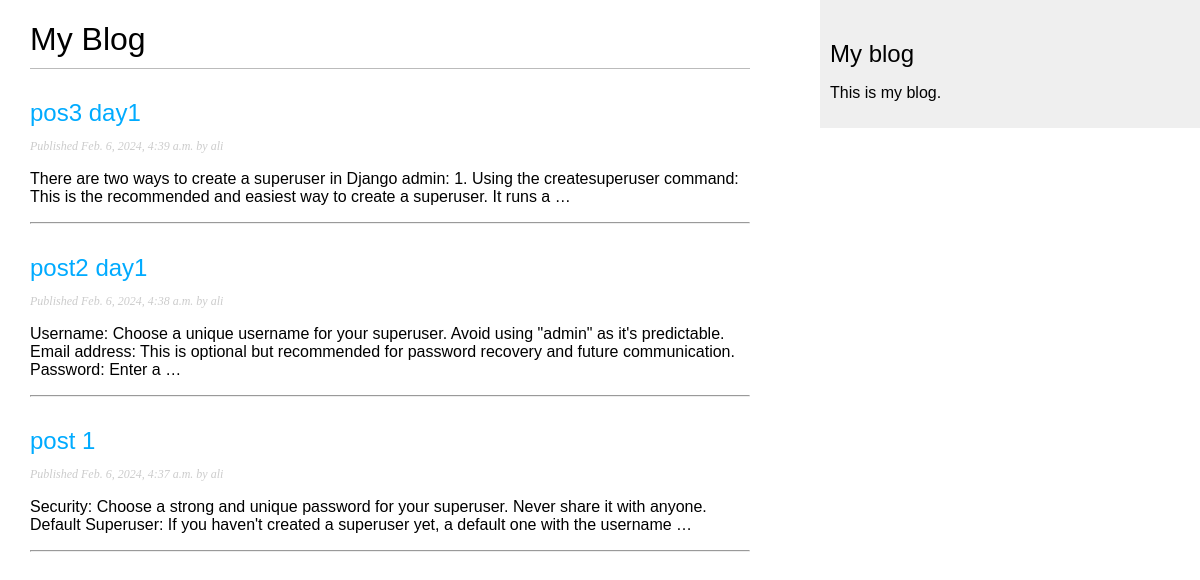
Screenshot of /blog/ with the database file from the repository.
### APP_BLOG/models.py (models this page shows, shortened)
class Post(models.Model):
    class Status(models.TextChoices):
        DRAFT = 'DF', 'Draft'
        PUBLISHED = 'PB', 'Published'
    title = models.CharField(max_length=250)
    slug = models.SlugField(max_length=250)
    author = models.ForeignKey(User, on_delete=models.CASCADE, related_name='blog_posts')
    body = models.TextField()
    publish = models.DateTimeField(default=timezone.now)
    created = models.DateTimeField(auto_now_add=True)
    updated = models.DateTimeField(auto_now=True)
    status = models.CharField(max_length=2, choices=Status.choices, default=Status.DRAFT)
    class Meta:
        ordering = ['-publish']
        indexes = [
            models.Index(fields=['-publish']),
        ]

### APP_BLOG/views.py (the view)
# urls.py: path('', views.post_list, name='post_list'),
def post_list(request):
    posts = Post.objects.all()
    return render(request, 'blog/post/list.html', {'posts': posts})

### APP_BLOG/templates/blog/post/list.html (shortened to what this page needs)
{% extends "blog/base.html" %}
{% block content %}
    <h1>My Blog</h1>
    {% for post in posts %}
        <h2>
        <a href="{% url 'blog:post_detail' post.id %}">
        {{ post.title }}
        </a>
        </h2>
        <p class="date">
        Published {{ post.publish }} by {{ post.author }}
        </p>
        {{ post.body|truncatewords:30|linebreaks }}
        <hr />
    {% endfor %}
{% endblock %}

### APP_BLOG/templates/blog/base.html (shortened to what this page needs)
{% load static %}
<!DOCTYPE html>
<html>
    <head>
        <link href="{% static "css/blog.css" %}" rel="stylesheet">
    </head>
    <body>
        <div id="content">
            {% block content %}
            {% endblock %}
        </div>
        <div id="sidebar">
            <h2>My blog</h2>
            <p>This is my blog.</p>
        </div>
    </body>
</html>

### APP_BLOG/static/css/blog.css (style rules this page uses)
body { margin:0; padding:0; font-family:helvetica, sans-serif; }
a { color:#00abff; text-decoration:none; }
h1 { font-weight:normal; border-bottom:1px solid #bbb; padding:0 0 10px 0; }
h2 { font-weight:normal; margin:30px 0 0; }
#content { float:left; width:60%; padding:0 0 0 30px; }
#sidebar { float:right; width:30%; padding:10px; background:#efefef; height:100%; }
p.date { color:#ccc; font-family: georgia, serif; font-size: 12px; font-style: italic; }

### rows the page displays
Post: title "pos3 day1", publish "Feb. 6, 2024, 4:39 a.m.", author "ali", body "There are two ways to create a superuser in Django admin: 1. Using the createsuperuser command: This is the recommended and easiest way to create a superuser. It runs a …"
Post: title "post2 day1", publish "Feb. 6, 2024, 4:38 a.m.", author "ali", body "Username: Choose a unique username for your superuser. Avoid using \"admin\" as it's predictable. Email address: This is optional but recommended for password recovery and future communication. Password: Enter a …"
Post: title "post 1", publish "Feb. 6, 2024, 4:37 a.m.", author "ali", body "Security: Choose a strong and unique password for your superuser. Never share it with anyone. Default Superuser: If you haven't created a superuser yet, a default one with the username …"
